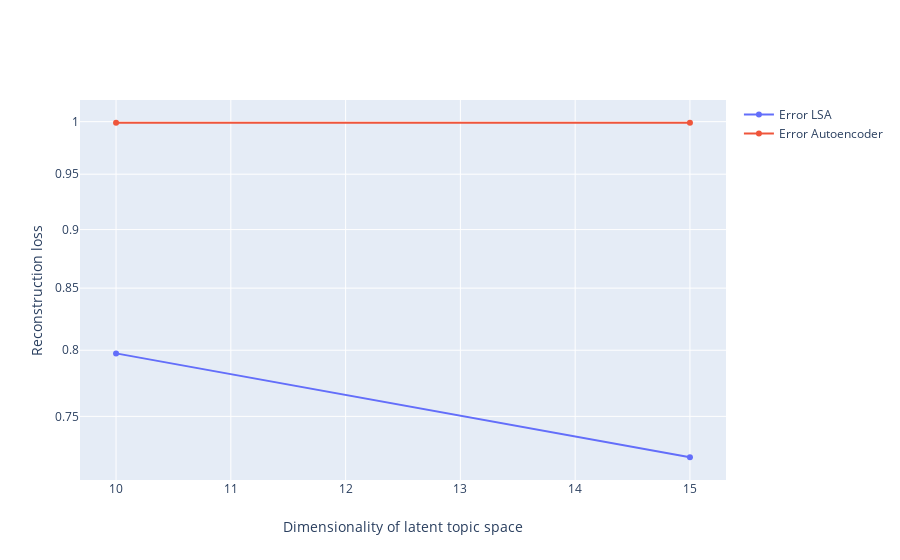

The code cell stored with this chart in its notebook:
### Code cell
fig = go.Figure()

err_lsa = []
err_aut = []
spar_lsa = []
spar_aut = []
dims = list(range(10,20,5))
for dim in dims:
    print(dim)
    autoencoder, *args = create_autoencoder(doc2vec_model.docvecs.vectors_docs.shape[1], encoding_dim=dim)
    autoencoder.fit(input_train_doc2vec, input_train_doc2vec,
                epochs=70,
                batch_size=256,
                shuffle=True,
                verbose=0)
    tfs_lsa, lsa_model = LSA(input_train_doc2vec, num_topics=dim)
    orig_tfs_lda = lsa_model.inverse_transform(tfs_lsa)
    orig_tfs_aut = autoencoder.predict(input_train_doc2vec)
    err_lsa.append(np.average(norm(orig_tfs_lda-input_train_doc2vec, axis=1)))
    err_aut.append(np.average(norm(orig_tfs_aut-input_train_doc2vec, axis=1)))
fig.add_trace(go.Scatter(x=dims, y=err_lsa, name='Error LSA'))
fig.add_trace(go.Scatter(x=dims, y=err_aut, name='Error Autoencoder'))
fig.add_trace(go.Scatter(x=dims, y=spar_lsa, name='Sparcity LSA'))
fig.add_trace(go.Scatter(x=dims, y=spar_aut, name='Sparcity Autoencoder'))
fig.update_layout(yaxis_type="log")
fig.update_xaxes(title_text="Dimensionality of latent topic space")
fig.update_yaxes(title_text="Reconstruction loss")


fig.show()

### Figure 1 — Plotly figure (JSON) as saved in the notebook; plotly's stock layout.template omitted (floating-point values rounded to 4 significant figures)
{"data": [{"name": "Error LSA", "type": "scatter", "x": [10, 15], "y": [0.7976, 0.7207]}, {"name": "Error Autoencoder", "type": "scatter", "x": [10, 15], "y": [0.9989, 0.9989]}, {"name": "Sparcity LSA", "type": "scatter", "x": [10, 15], "y": []}, {"name": "Sparcity Autoencoder", "type": "scatter", "x": [10, 15], "y": []}], "layout": {"xaxis": {"title": {"text": "Dimensionality of latent topic space"}}, "yaxis": {"title": {"text": "Reconstruction loss"}, "type": "log"}}}
